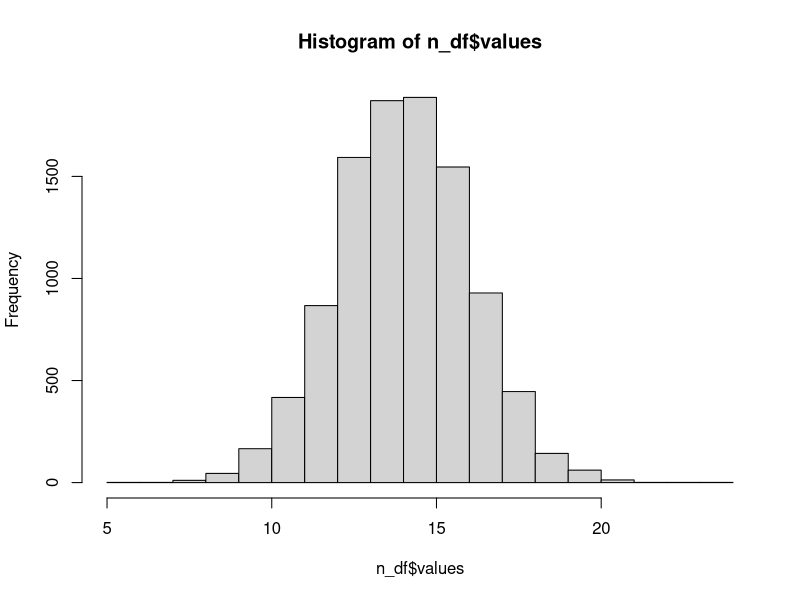
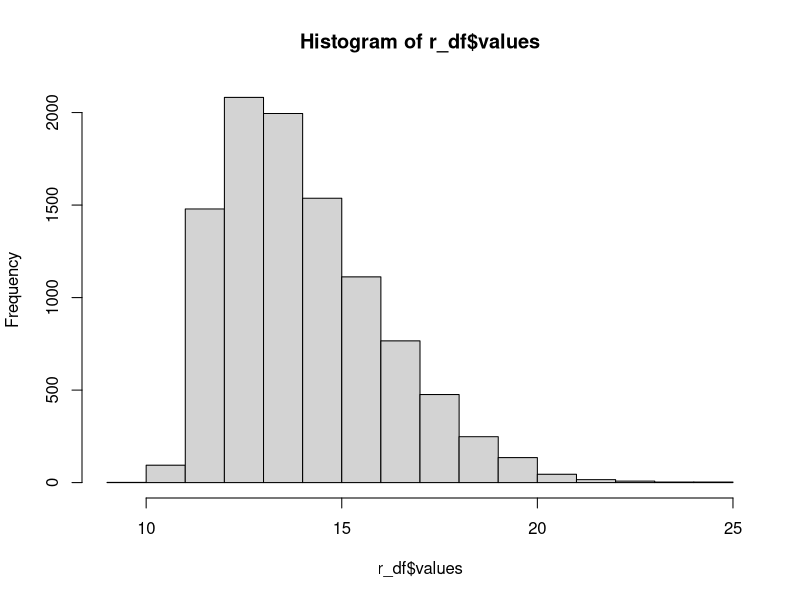
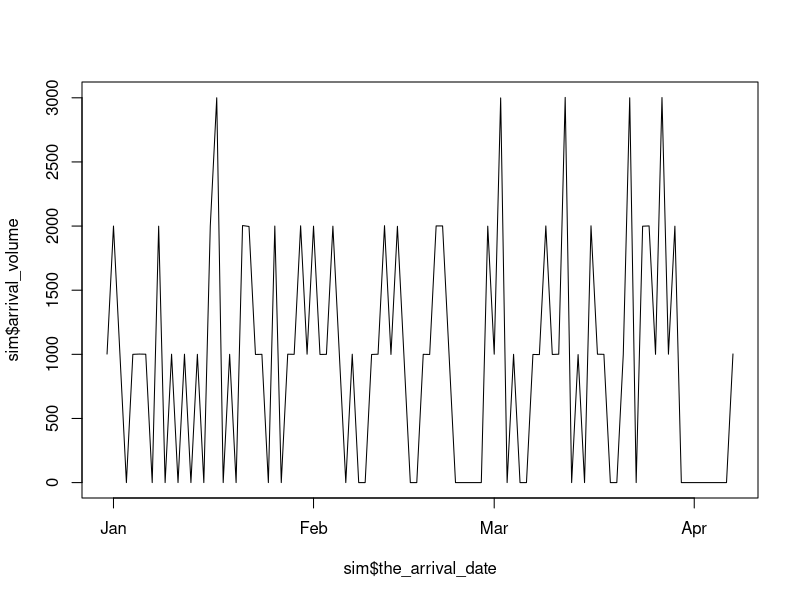
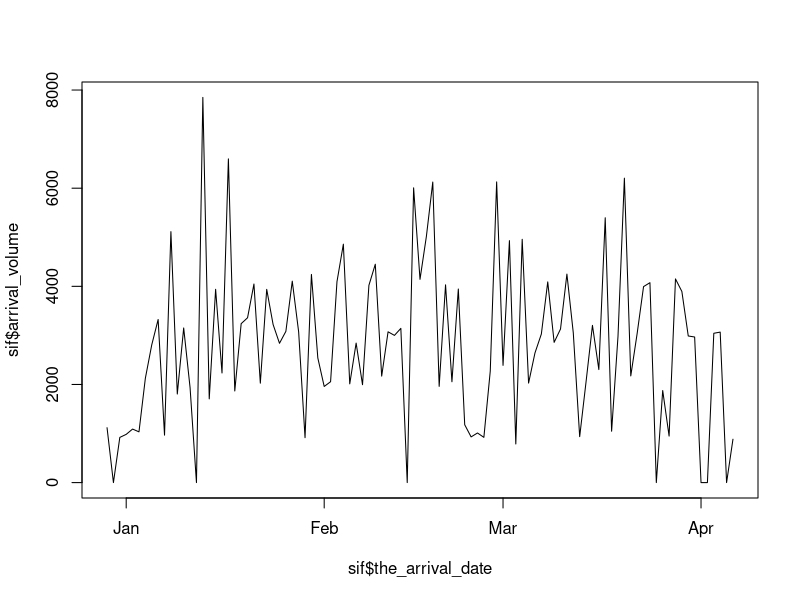
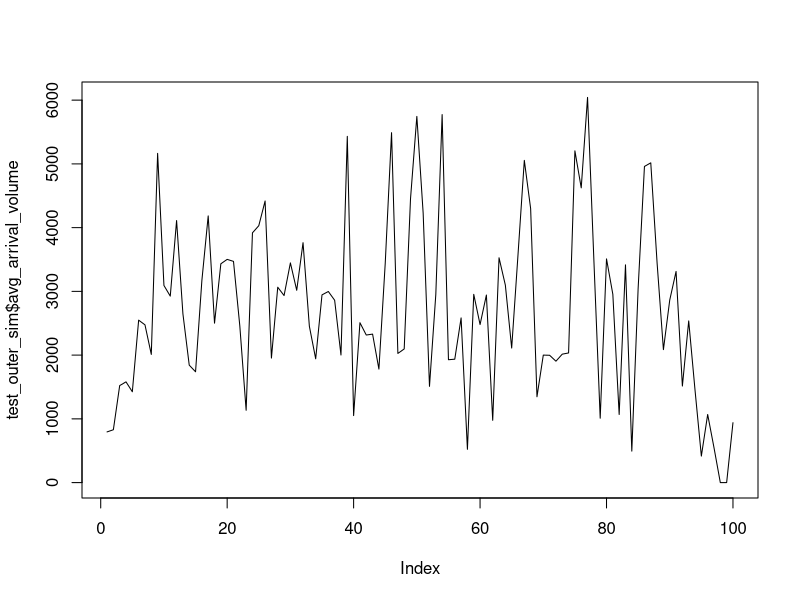
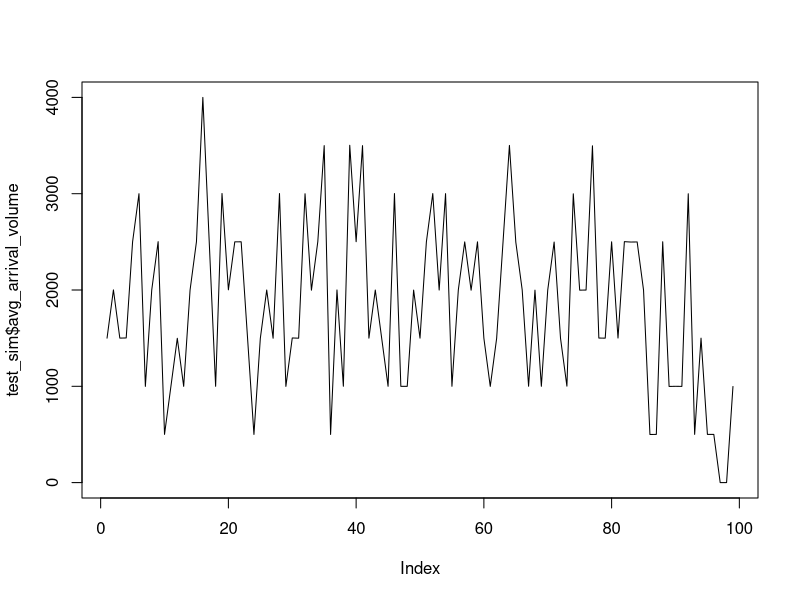
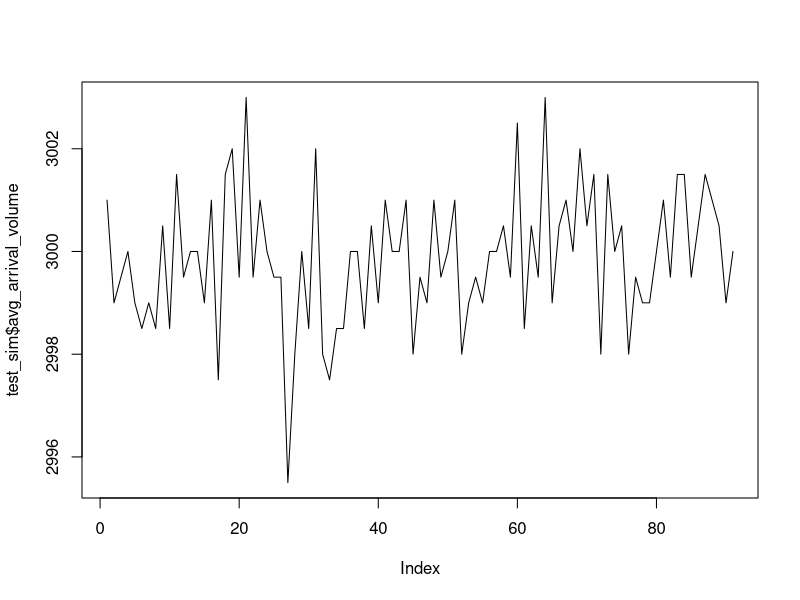
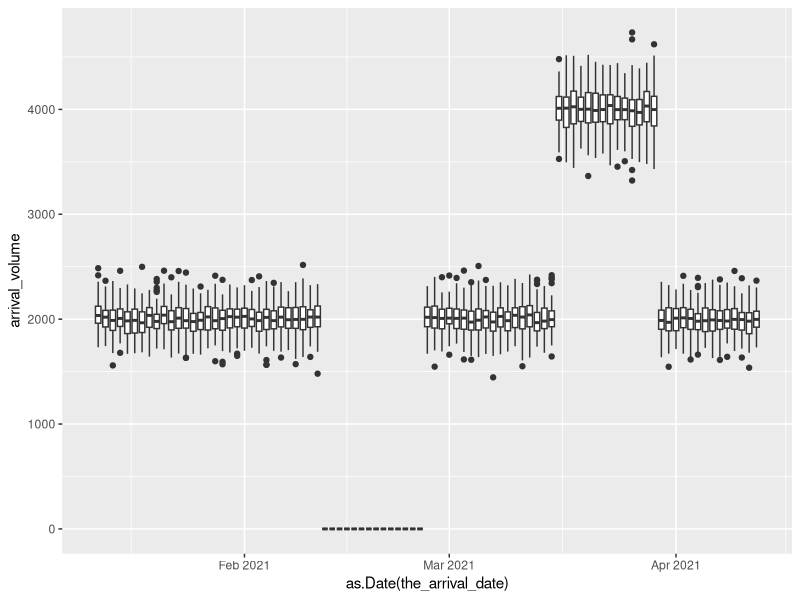

Source code (R) for these figures, in order: (Note: this script raises an error after producing the figures.)

# purpose: support article on scenario planning with monte carlo
# caution: this is a learning script (for me, and you)

# 1.0 Read packages ----
library(tidyverse) # for manipulating data
library(ggplot2) # for visualization
# library(EnvStats)
# library(MASS)
library(fGarch) # for creating skewed distributions

# 2.0 Sampling distributions ----

# * normal ----
rnorm(1, 14, 2) # single value
n_df <- data.frame(values = rnorm(10000, 14, 2)) # many values
hist(n_df$values)

# * right skew (longish tail) ----
r_df <- data.frame(values = rsnorm(10000, mean = 14, sd = 2, xi = 2.5))
hist(r_df$values)

# 3.0 Manually Generate Single Instance ----

# * create date range ----
date_range <- rep(seq.Date(from=as.Date("2020-12-01"),
                           to=as.Date("2021-03-01"), by="day"), 1)

# * create demand on each date ----
the_volume <- round(rnorm(length(date_range), 1000, 1), 0)

# * create transits ----
order_oport <- rsnorm(length(date_range), mean = 14, sd = 2, xi = 2.5)
oport_dport <- rsnorm(length(date_range), mean = 14, sd = 2, xi = 2.5)
dport_dwhse <- rsnorm(length(date_range), mean = 4, sd = 1, xi = 2.5)

# * calculate transit time ----
the_full_transit <- round(order_oport + oport_dport + dport_dwhse)

# * generate arrival date ----
the_arrival_date <- date_range + the_full_transit

# * single instance dataframe ----
single_instance_manual <- data.frame(date_range, the_volume, order_oport,
                                     oport_dport, dport_dwhse, the_full_transit,
                                     the_arrival_date)

# * visualize volume by arrival date ----
sim <- single_instance_manual %>% group_by(the_arrival_date) %>%
  summarise(arrival_volume = sum(the_volume)) %>%
  complete(the_arrival_date = seq.Date(min(the_arrival_date), max(the_arrival_date), by="day")) %>%
  mutate(arrival_volume = coalesce(arrival_volume, 0))

plot(sim$the_arrival_date, sim$arrival_volume, type='l')

# 4.0 Single Instance Function ----

# * create function ----
inner_sim <- function() {
  
  date_range <- rep(seq.Date(from=as.Date("2020-12-01"),
                             to=as.Date("2021-03-01"), by="day"), 3)
  
  the_volume <- round(rnorm(length(date_range), 1000, 100), 0)
  order_oport <- rsnorm(length(date_range), mean = 14, sd = 2, xi = 2.5)
  oport_dport <- rsnorm(length(date_range), mean = 14, sd = 2, xi = 2.5)
  dport_dwhse <- rsnorm(length(date_range), mean = 4, sd = 1, xi = 2.5)
  
  the_full_transit <- round(order_oport + oport_dport + dport_dwhse)
  the_arrival_date <- date_range + the_full_transit
  
  single_instance_function <- data.frame(date_range, the_volume, order_oport,
                                       oport_dport, dport_dwhse, the_full_transit,
                                       the_arrival_date)
  
  return(single_instance_function)
  
}

# * verify inner sim output ----
single_instance_function <- inner_sim()
head(single_instance_function)
dim(single_instance_function)

sif <- single_instance_function %>% group_by(the_arrival_date) %>%
  summarise(arrival_volume = sum(the_volume)) %>%
  complete(the_arrival_date = seq.Date(min(the_arrival_date), max(the_arrival_date), by="day")) %>%
  mutate(arrival_volume = coalesce(arrival_volume, 0))

plot(sif$the_arrival_date, sif$arrival_volume, type='l')


# 5.0 Outer Function ----

outer_sim <- function(n=2) {
  
  multi_instance_function <- data.frame(idx = integer(),
                                        the_arrival_date = as.Date(character()),
                                        arrival_volume = double())  
  
  for (i in 1:n) {
    hold <- inner_sim()
    
    single_aggregate <- hold %>% group_by(the_arrival_date) %>%
      summarise(arrival_volume = sum(the_volume)) %>%
      complete(the_arrival_date = seq.Date(min(the_arrival_date), max(the_arrival_date), by="day")) %>%
      mutate(arrival_volume = coalesce(arrival_volume, 0)) %>%
      mutate(idx = i)
    
    multi_instance_function <- rbind(multi_instance_function, single_aggregate)
  }
  
  return(multi_instance_function)
  
}

test_outer_sim <- outer_sim() %>%
  as.data.frame()

temp <- test_outer_sim[test_outer_sim$the_arrival_date == as.Date("2021-01-01"),]
mean(temp$arrival_volume)

test_outer_sim <- outer_sim() %>%
  as.data.frame() %>%
  mutate(the_arrival_date = as.character(the_arrival_date)) %>%
  group_by(the_arrival_date) %>%
  summarise(avg_arrival_volume = mean(arrival_volume))

plot(test_outer_sim$avg_arrival_volume, type='l')

# 6.0 Bring Together, with parameters

sim_function <- function(num_sims = 2, num_ports = 2,
                         start_date = as.Date("2020-12-01"),
                         end_date   = as.Date("2021-03-01"),
                         vol_mean = 1000, vol_var = 1,
                         oo_mean  = 14,   oo_var = 2,  oo_xi = 4.5,
                         od_mean  = 14,   od_var = 2,  od_xi = 4.5,
                         dw_mean  = 4,    dw_var = 1,  dw_xi = 4.5) {
  
  # outer sim (multi instance)
  multi_instance_function <- data.frame(idx = integer(),
                                        the_arrival_date = as.Date(character()),
                                        arrival_volume = double())  
  
  for (i in 1:num_sims) {
    
    # inner sim (single instance)
    date_range <- rep(seq.Date(from=start_date,
                               to=end_date, by="day"), num_ports)
    
    the_volume <- round(rnorm(length(date_range), vol_mean, vol_var), 0)
    order_oport <- rsnorm(length(date_range), mean = oo_mean, sd = oo_var, xi = oo_xi)
    oport_dport <- rsnorm(length(date_range), mean = od_mean, sd = od_var, xi = od_xi)
    dport_dwhse <- rsnorm(length(date_range), mean = dw_mean, sd = dw_var, xi = dw_xi)
    
    the_full_transit <- round(order_oport + oport_dport + dport_dwhse)
    the_arrival_date <- date_range + the_full_transit
    
    single_instance_function <- data.frame(date_range, the_volume, order_oport,
                                           oport_dport, dport_dwhse, the_full_transit,
                                           the_arrival_date)
    
    single_aggregate <- single_instance_function %>% group_by(the_arrival_date) %>%
      summarise(arrival_volume = sum(the_volume)) %>%
      complete(the_arrival_date = seq.Date(min(the_arrival_date), max(the_arrival_date), by="day")) %>%
      mutate(arrival_volume = coalesce(arrival_volume, 0)) %>%
      mutate(idx = i)
    
    multi_instance_function <- rbind(multi_instance_function, single_aggregate)
    
  }
 
  return(multi_instance_function)
  
}

test_sim <- sim_function() %>%
  mutate(the_arrival_date = as.character(the_arrival_date)) %>%
  group_by(the_arrival_date) %>%
  summarise(avg_arrival_volume = mean(arrival_volume))

plot(test_sim$avg_arrival_volume, type='l')

# 7.0 Add Complexity ----

sim_function <- function(num_sims = 2, num_ports = 3,
                         start_date = as.Date("2020-12-01"),
                         end_date   = as.Date("2021-03-01"),
                         vol_mean = 1000, vol_var = 1,
                         oo_mean  = 14,   oo_var = 2,  oo_xi = 2.5,
                         od_mean  = 14,   od_var = 2,  od_xi = 2.5,
                         dw_mean  = 4,    dw_var = 1,  dw_xi = 2.5,
                         delay_range = c(), delay_mag = 14) {
  
  # outer sim (multi instance)
  multi_instance_function <- data.frame(idx = integer(),
                                        the_arrival_date = as.Date(character()),
                                        arrival_volume = double()) 
  
  for (i in 1:num_sims) {
    
    # inner sim (single instance)
    date_range <- rep(seq.Date(from=start_date,
                               to=end_date, by="day"), num_ports)
    
    the_volume <- round(rnorm(length(date_range), vol_mean, vol_var), 0)
    order_oport <- 14 # round(rsnorm(length(date_range), mean = oo_mean, sd = oo_var, xi = oo_xi),0)
    oport_dport <- 14 # rsnorm(length(date_range), mean = od_mean, sd = od_var, xi = od_xi)
    dport_dwhse <- 14 # round(rsnorm(length(date_range), mean = dw_mean, sd = dw_var, xi = dw_xi),0)
    
    the_full_transit <- round(order_oport + oport_dport + dport_dwhse)
    the_arrival_date <- rep(as.Date("1999-01-01"), length(date_range))
    
    single_instance_function <- data.frame(date_range, the_volume, order_oport,
                                           oport_dport, dport_dwhse, the_full_transit,
                                           the_arrival_date)

    single_instance_function$the_full_transit <- ifelse(single_instance_function$date_range %in% delay_range,
                                                        single_instance_function$the_full_transit + delay_mag,
                                                        single_instance_function$the_full_transit)
    
    single_instance_function$the_arrival_date <- single_instance_function$date_range + single_instance_function$the_full_transit
    
    single_aggregate <- single_instance_function %>% group_by(the_arrival_date) %>%
      summarise(arrival_volume = sum(the_volume)) %>%
      complete(the_arrival_date = seq.Date(min(the_arrival_date), max(the_arrival_date), by="day")) %>%
      mutate(arrival_volume = coalesce(arrival_volume, 0)) %>%
      mutate(idx = i)
    
    multi_instance_function <- rbind(multi_instance_function, single_aggregate)
    
  }
  
  return(multi_instance_function)
  
}

test_sim <- sim_function() %>%
  mutate(the_arrival_date = as.character(the_arrival_date)) %>%
  group_by(the_arrival_date) %>%
  summarise(avg_arrival_volume = mean(arrival_volume))

plot(test_sim$avg_arrival_volume, type='l')

delay_range <- seq.Date(from=as.Date("2021-01-01"),
                        to=as.Date("2021-02-01"), by="day")

test_sim <- sim_function(num_sims = 100, num_ports = 2,
                         vol_var = 100,
                         oo_var = 1, od_var = 1, dw_var = 1,
                         oo_xi  = 1, od_xi  = 1, dw_xi  = 1,
                         delay_range = delay_range, delay_mag = 14)

ggplot(test_sim, aes(x=as.Date(the_arrival_date), y=arrival_volume, group=the_arrival_date)) +
  geom_boxplot() +
  scale_x_date(date_labels = "%b %Y")

p <- test_sim %>% 
  mutate(the_arrival_date = as.character(the_arrival_date)) %>%
  group_by(the_arrival_date) %>%
  summarise(avg_arrival_volume = mean(arrival_volume))
# p <- test_sim %>% group_by(the_arrival_date) %>% summarise(avg_arrival_volume = quantile(arrival_volume, 0.90) - quantile(the_volume, 0.10))
ggplot(p, aes(x=as.Date(the_arrival_date), y=avg_arrival_volume)) +
  geom_line()

# More Complexity ----

sim_function <- function(num_sims = 10, num_ports = 2,
                         start_date = as.Date("2020-12-01"),
                         end_date   = as.Date("2021-03-01"),
                         vol_mean = 1000, vol_var = 0.1,
                         oo_mean  = 14,   oo_var = 0.1,  oo_xi = 1.5,
                         od_mean  = 14,   od_var = 0.1,  od_xi = 1.5,
                         dw_mean  = 4,    dw_var = 0.1,  dw_xi = 1.5,
                         delay_range = c(), delay_mag = 0,
                         delay_range_2 = c(), delay_mag_2 = 0) {
  
  # outer sim (multi instance)
  multi_instance_function <- data.frame(idx = integer(),
                                        the_arrival_date = as.Date(character()),
                                        arrival_volume = double()) 
  
  for (i in 1:num_sims) {
    
    # inner sim (single instance)
    date_range <- rep(seq.Date(from=start_date,
                               to=end_date, by="day"), num_ports)
    
    the_volume <- round(rnorm(length(date_range), vol_mean, vol_var), 0)
    order_oport <- rsnorm(length(date_range), mean = oo_mean, sd = oo_var, xi = oo_xi)
    oport_dport <- rsnorm(length(date_range), mean = od_mean, sd = od_var, xi = od_xi)
    dport_dwhse <- rsnorm(length(date_range), mean = dw_mean, sd = dw_var, xi = dw_xi)
    
    the_full_transit <- round(order_oport + oport_dport + dport_dwhse)
    the_arrival_date <- rep(as.Date("1999-01-01"), length(date_range))
    
    single_instance_function <- data.frame(date_range, the_volume, order_oport,
                                           oport_dport, dport_dwhse, the_full_transit,
                                           the_arrival_date)
    
    single_instance_function$the_arrival_date <- single_instance_function$date_range + single_instance_function$the_full_transit

    single_instance_function$delay_mag <- delay_mag
    single_instance_function$delay_mag_2 <- delay_mag_2
    single_instance_function$delay_1 <- ifelse(single_instance_function$the_arrival_date %in% delay_range, 1, 0)
    single_instance_function$delay_2 <- ifelse(single_instance_function$the_arrival_date %in% delay_range_2, 1, 0)
 
    single_instance_function$the_arrival_date <- single_instance_function$the_arrival_date +
      (single_instance_function$delay_1 * single_instance_function$delay_mag)
    single_instance_function$the_arrival_date <- single_instance_function$the_arrival_date +
      (single_instance_function$delay_2 * single_instance_function$delay_mag_2)
    
    # single_instance_function$the_full_transit <- ifelse(single_instance_function$date_range %in% delay_range,
    #                                                     single_instance_function$the_full_transit + delay_mag,
    #                                                     ifelse(single_instance_function$date_range %in% delay_range_2,
    #                                                            single_instance_function$the_full_transit + delay_mag_2,
    #                                                                    single_instance_function$the_full_transit))
    # 
    # single_instance_function$the_arrival_date <- single_instance_function$date_range + single_instance_function$the_full_transit

    single_aggregate <- single_instance_function %>% group_by(the_arrival_date) %>%
      summarise(arrival_volume = sum(the_volume)) %>%
      complete(the_arrival_date = seq.Date(min(the_arrival_date), max(the_arrival_date), by="day")) %>%
      mutate(arrival_volume = coalesce(arrival_volume, 0))
    
    multi_instance_function <- rbind(multi_instance_function, single_aggregate)
    
  }
  
  # filter intro and outro of output (sim incompleteness)
  min_filter_date <- min(multi_instance_function$the_arrival_date) + (oo_var * 8)
  max_filter_date <- max(multi_instance_function$the_arrival_date) - (oo_var * 8)
  multi_instance_function <- multi_instance_function[multi_instance_function$the_arrival_date > min_filter_date,]
  multi_instance_function <- multi_instance_function[multi_instance_function$the_arrival_date < max_filter_date,]
  
  return(multi_instance_function)
  
}

delay_range <- seq.Date(from=as.Date("2021-01-01"),
                        to=as.Date("2021-01-15"), by="day")

delay_range_2 <- seq.Date(from=as.Date("2021-01-16"),
                        to=as.Date("2021-02-28"), by="day")

test_sim <- sim_function(num_sims = 10, num_ports = 1,
                         delay_range   = delay_range,   delay_mag = 10,
                         delay_range_2 = delay_range_2, delay_mag_2 = 5,
                         vol_mean = 10, vol_var = 0.01,
                         oo_var = 0.01, od_var = 0.01, dw_var = 0.01)

ggplot(test_sim, aes(x=as.Date(the_arrival_date),
                     y=arrival_volume,
                     group=the_arrival_date)) +
  geom_boxplot() +
  scale_x_date(date_labels = "%b %Y")

p <- test_sim %>% 
  mutate(the_arrival_date = as.character(the_arrival_date)) %>%
  group_by(the_arrival_date) %>%
  summarise(avg_arrival_volume = mean(arrival_volume),
            avg_range = quantile(arrival_volume, 0.80) - quantile(arrival_volume, 0.20))

ggplot(p, aes(x=as.Date(the_arrival_date), y=avg_arrival_volume)) +
  geom_line()
ggplot(p, aes(x=as.Date(the_arrival_date), y=avg_range)) +
  geom_line()

# 8.0 Scenario Plan ----

sim_plan_1 <- sim_function(num_sims = 100, num_ports = 10,
                         delay_range   = delay_range,   delay_mag = 0,
                         delay_range_2 = delay_range_2, delay_mag_2 = 0,
                         vol_mean = 100, vol_var = 10,
                         oo_var = 2, od_var = 2, dw_var = 1) %>%
  group_by(the_arrival_date) %>%
  summarise(arrival_volume = mean(arrival_volume)) %>%
  mutate(sim = "base")

sim_plan_2 <- sim_function(num_sims = 100, num_ports = 10,
                           delay_range   = delay_range,   delay_mag = 70,
                           delay_range_2 = delay_range_2, delay_mag_2 = 4,
                           vol_mean = 100, vol_var = 10,
                           oo_var = 3, od_var = 3, dw_var = 2) %>%
  group_by(the_arrival_date) %>%
  summarise(arrival_volume = mean(arrival_volume)) %>%
  mutate(sim = "scenario")

sim_plan_comp <- rbind(sim_plan_1, sim_plan_2)

ggplot(sim_plan_comp, aes(x=the_arrival_date, y=arrival_volume, group=sim, color=sim)) +
  geom_line()

#### MOST IMPORTANT ----
# 1. instances within instances is the magic
# 2. make sure you validate the output of every step
# 3. domain expertise is as important as the code
# 4. before you begin, it's important to understand the decisions so you know
# what levers you should create in your model - otherwise, endless what-ifs..

# MOST Complexity ----


delay_range <- seq.Date(from=as.Date("2021-01-01"),
                        to=as.Date("2021-01-15"), by="day")

# test single ----
# * create function ----
inner_sim <- function() {
  
  date_range <- rep(seq.Date(from=as.Date("2020-12-01"),
                             to=as.Date("2021-03-01"), by="day"), 10)
  
  the_volume <- round(rnorm(length(date_range), 100, 15), 0)
  order_oport <- rsnorm(length(date_range), mean = 14, sd = 3, xi = 2.5)
  # oport_dport <- rsnorm(length(date_range), mean = 14, sd = 3, xi = 2.5)
  trans_port <- order_oport + oport_dport
  
  port_data <- data.frame(date_range, the_volume, trans_port)
  port_data$port_arrival_date <- port_data$date_range + port_data$trans_port
    
  port_data$port_arrival_date <- as.Date(port_data$port_arrival_date, format="%Y-%m-%d")
  # print(port_data$port_arrival_date)
  str(port_data)
  port_data$port_arrival_date <- fifelse(as.character(port_data$port_arrival_date) %in% as.character(delay_range),
                                           port_data$port_arrival_date, port_data$port_arrival_date)

  print("OOK")
  print(head(port_data,20))
  print("checkpoint")
  print("this this") 
  
  # aggregate up port arrival data
  port_agg <- port_data %>% mutate(port_arrival_date = as.character(port_arrival_date)) %>%
    group_by(port_arrival_date) %>%
    summarise(port_arrival_volume = sum(the_volume))
    # mutate(port_arrival_date = as.Date(port_arrival_date, format="%Y-%m-%d"))
    # complete(port_arrival_date = seq.Date(min(port_arrival_date), max(port_arrival_date), by="day")) %>%
    # mutate(port_arrival_volume = coalesce(port_arrival_volume, 0))  


  # meter port volume
  cap <- 3000
  port_agg$adjusted_port_volume <- port_agg$port_arrival_volume
  for (i in 1:(nrow(port_agg)-1)) {
    if (port_agg$adjusted_port_volume[i] > cap) {
      leftover <- port_agg$adjusted_port_volume[i] - cap
      leftover <- ifelse(leftover < 0, 0, leftover)
      port_agg$adjusted_port_volume[i] <- cap
      port_agg$adjusted_port_volume[i+1] <- port_agg$adjusted_port_volume[i+1] + leftover
    }
  } 


        
  port_agg$dport_dwhse <- round(rsnorm(length(port_agg$port_arrival_date), mean = 4, sd = 0.1, xi = 3.5))
  port_agg$dwhse_arrival_date <- as.Date(port_agg$port_arrival_date) + port_agg$dport_dwhse
  
  single_instance_agg <- port_agg %>%
    mutate(dwhse_arrival_date = as.character(dwhse_arrival_date)) %>%
    group_by(dwhse_arrival_date) %>%
    summarise(dwhse_volume = sum(adjusted_port_volume)) %>%
    mutate(dwhse_arrival_date = as.Date(dwhse_arrival_date)) %>%
    complete(dwhse_arrival_date = seq.Date(min(dwhse_arrival_date), max(dwhse_arrival_date), by="day")) %>%
    mutate(dwhse_volume = coalesce(dwhse_volume, 0))  
  
  return(single_instance_agg)
  
}

# * verify inner sim output ----
single_instance_function <- inner_sim()
head(single_instance_function)
dim(single_instance_function)

ggplot(single_instance_function, aes(x=dwhse_arrival_date, y=dwhse_volume, group=1)) + geom_line()

sim_function <- function(num_sims = 10, num_ports = 10,
                         start_date = as.Date("2020-12-01"),
                         end_date   = as.Date("2021-03-01"),
                         vol_mean = 100, vol_var = 0.001,
                         oo_mean  = 14,   oo_var = 0.001,  oo_xi = 1.0,
                         od_mean  = 14,   od_var = 0.001,  od_xi = 1.0,
                         dw_mean  = 4,    dw_var = 0.001,  dw_xi = 1.0,
                         delay_range = c(), delay_mag = 0,
                         delay_range_2 = c(), delay_mag_2 = 0,
                         port_threshold = 2500) {
  
  # outer sim (multi instance)
  multi_instance_function <- data.frame(idx = integer(),
                                        dwhse_arrival_date = as.Date(character()),
                                        dwhse_volume = double()) 
  
  for (i in 1:num_sims) {
    
    # inner sim (single instance)
    date_range <- rep(seq.Date(from=as.Date("2020-12-01"),
                               to=as.Date("2021-03-01"), by="day"), num_ports)
    
    the_volume <- round(rnorm(length(date_range), vol_mean, vol_var), 0)
    order_oport <- round(rsnorm(length(date_range), mean = oo_mean, sd = oo_var, xi = oo_xi), 0)
    oport_dport <- round(rsnorm(length(date_range), mean = od_mean, sd = od_var, xi = od_xi), 0)
    trans_port <- order_oport + oport_dport
    
    print(trans_port)
    
    port_data <- data.frame(date_range, the_volume, trans_port)
    port_data$port_arrival_date <- port_data$date_range + port_data$trans_port
    
    port_data$port_arrival_date <- as.Date(port_data$port_arrival_date, format="%Y-%m-%d")
    port_data$port_arrival_date <- if_else(as.character(port_data$port_arrival_date) %in% as.character(delay_range),
                                           port_data$port_arrival_date + delay_mag,
                                           port_data$port_arrival_date)
    
    # aggregate up port arrival data
    port_agg <- port_data %>% mutate(port_arrival_date = as.character(port_arrival_date)) %>%
      group_by(port_arrival_date) %>%
      summarise(port_arrival_volume = sum(the_volume))
    
    print(port_agg)
    
    # meter port volume
    cap <- port_threshold
    port_agg$adjusted_port_volume <- port_agg$port_arrival_volume
    for (i in 1:(nrow(port_agg)-1)) {
      if (port_agg$adjusted_port_volume[i] > cap) {
        leftover <- port_agg$adjusted_port_volume[i] - cap
        leftover <- ifelse(leftover < 0, 0, leftover)
        port_agg$adjusted_port_volume[i] <- cap
        port_agg$adjusted_port_volume[i+1] <- port_agg$adjusted_port_volume[i+1] + leftover
      }
    } 
    
    port_agg$dport_dwhse <- round(rsnorm(length(port_agg$port_arrival_date), mean = dw_mean, sd = dw_var, xi = dw_xi))
    port_agg$dwhse_arrival_date <- as.Date(port_agg$port_arrival_date) + port_agg$dport_dwhse
    
    single_instance_agg <- port_agg %>%
      mutate(dwhse_arrival_date = as.character(dwhse_arrival_date)) %>%
      group_by(dwhse_arrival_date) %>%
      summarise(dwhse_volume = sum(adjusted_port_volume)) %>%
      mutate(dwhse_arrival_date = as.Date(dwhse_arrival_date)) %>%
      complete(dwhse_arrival_date = seq.Date(min(dwhse_arrival_date), max(dwhse_arrival_date), by="day")) %>%
      mutate(dwhse_volume = coalesce(dwhse_volume, 0))  
    
    multi_instance_function <- rbind(multi_instance_function, single_instance_agg)
    
  }
  
  return(multi_instance_function)
  
}

test_sim <- sim_function(num_sims = 10,
                         vol_var  = 0.001,
                         oo_var   =  0.001,
                         delay_range = delay_range,
                         delay_mag = 0,
                         port_threshold = 100000)

ggplot(test_sim, aes(x=as.Date(dwhse_arrival_date),
                     y=dwhse_volume,
                     group=dwhse_arrival_date)) +
  geom_boxplot()

test_sim <- sim_function()
head(test_sim)
ggplot(test_sim, aes(x=as.Date(dwhse_arrival_date),
                     y=dwhse_volume,
                     group=dwhse_arrival_date)) +
  geom_boxplot() +
  scale_x_date(date_labels = "%b %Y")

# ----
